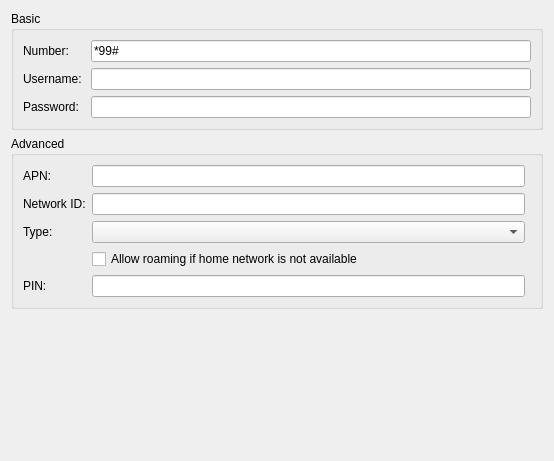
<?xml version="1.0" encoding="UTF-8"?>
<ui version="4.0">
 <author>Lukáš Tinkl &lt;lukas@redhat.com&gt;</author>
 <class>GsmWidget</class>
 <widget class="QWidget" name="GsmWidget">
  <property name="geometry">
   <rect>
    <x>0</x>
    <y>0</y>
    <width>554</width>
    <height>461</height>
   </rect>
  </property>
  <layout class="QVBoxLayout" name="verticalLayout">
   <item>
    <widget class="QGroupBox" name="basicGroup">
     <property name="title">
      <string>Basic</string>
     </property>
     <layout class="QGridLayout" name="gridLayout">
      <item row="0" column="0">
       <widget class="QLabel" name="label">
        <property name="text">
         <string>Number:</string>
        </property>
        <property name="buddy">
         <cstring>number</cstring>
        </property>
       </widget>
      </item>
      <item row="0" column="2">
       <widget class="KLineEdit" name="number">
        <property name="text">
         <string notr="true">*99#</string>
        </property>
       </widget>
      </item>
      <item row="1" column="0" colspan="2">
       <widget class="QLabel" name="label_2">
        <property name="text">
         <string>Username:</string>
        </property>
        <property name="buddy">
         <cstring>username</cstring>
        </property>
       </widget>
      </item>
      <item row="1" column="2">
       <widget class="KLineEdit" name="username"/>
      </item>
      <item row="2" column="0">
       <widget class="QLabel" name="label_3">
        <property name="text">
         <string>Password:</string>
        </property>
        <property name="buddy">
         <cstring>password</cstring>
        </property>
       </widget>
      </item>
      <item row="2" column="2">
       <layout class="QHBoxLayout" name="horizontalLayout">
        <item>
         <widget class="PasswordField" name="password">
          <property name="passwordMode" stdset="0">
           <bool>true</bool>
          </property>
         </widget>
        </item>
       </layout>
      </item>
     </layout>
    </widget>
   </item>
   <item>
    <widget class="QGroupBox" name="advGroup">
     <property name="sizePolicy">
      <sizepolicy hsizetype="Preferred" vsizetype="MinimumExpanding">
       <horstretch>0</horstretch>
       <verstretch>0</verstretch>
      </sizepolicy>
     </property>
     <property name="title">
      <string>Advanced</string>
     </property>
     <property name="checkable">
      <bool>false</bool>
     </property>
     <layout class="QGridLayout" name="gridLayout_2">
      <item row="3" column="1" colspan="2">
       <widget class="QCheckBox" name="roaming">
        <property name="text">
         <string>Allow roaming if home network is not available</string>
        </property>
       </widget>
      </item>
      <item row="0" column="0">
       <widget class="QLabel" name="label_4">
        <property name="text">
         <string>APN:</string>
        </property>
        <property name="buddy">
         <cstring>apn</cstring>
        </property>
       </widget>
      </item>
      <item row="1" column="0">
       <widget class="QLabel" name="labelNetworkId">
        <property name="text">
         <string>Network ID:</string>
        </property>
        <property name="buddy">
         <cstring>networkId</cstring>
        </property>
       </widget>
      </item>
      <item row="0" column="1">
       <widget class="KLineEdit" name="apn">
        <property name="sizePolicy">
         <sizepolicy hsizetype="MinimumExpanding" vsizetype="Fixed">
          <horstretch>0</horstretch>
          <verstretch>0</verstretch>
         </sizepolicy>
        </property>
       </widget>
      </item>
      <item row="2" column="0">
       <widget class="QLabel" name="label_6">
        <property name="text">
         <string>Type:</string>
        </property>
        <property name="buddy">
         <cstring>type</cstring>
        </property>
       </widget>
      </item>
      <item row="4" column="0">
       <widget class="QLabel" name="label_7">
        <property name="text">
         <string>PIN:</string>
        </property>
        <property name="buddy">
         <cstring>pin</cstring>
        </property>
       </widget>
      </item>
      <item row="1" column="1">
       <widget class="KLineEdit" name="networkId"/>
      </item>
      <item row="2" column="1">
       <widget class="KComboBox" name="type">
        <property name="sizePolicy">
         <sizepolicy hsizetype="MinimumExpanding" vsizetype="Fixed">
          <horstretch>0</horstretch>
          <verstretch>0</verstretch>
         </sizepolicy>
        </property>
       </widget>
      </item>
      <item row="4" column="1">
       <layout class="QHBoxLayout" name="horizontalLayout_3">
        <item>
         <widget class="PasswordField" name="pin">
          <property name="passwordMode" stdset="0">
           <bool>true</bool>
          </property>
         </widget>
        </item>
       </layout>
      </item>
     </layout>
    </widget>
   </item>
   <item>
    <spacer name="verticalSpacer">
     <property name="orientation">
      <enum>Qt::Vertical</enum>
     </property>
     <property name="sizeHint" stdset="0">
      <size>
       <width>20</width>
       <height>130</height>
      </size>
     </property>
    </spacer>
   </item>
  </layout>
 </widget>
 <customwidgets>
  <customwidget>
   <class>KLineEdit</class>
   <extends>QLineEdit</extends>
   <header>klineedit.h</header>
  </customwidget>
  <customwidget>
   <class>KComboBox</class>
   <extends>QComboBox</extends>
   <header>kcombobox.h</header>
  </customwidget>
  <customwidget>
   <class>PasswordField</class>
   <extends>QLineEdit</extends>
   <header>passwordfield.h</header>
  </customwidget>
 </customwidgets>
 <tabstops>
  <tabstop>number</tabstop>
  <tabstop>username</tabstop>
  <tabstop>password</tabstop>
  <tabstop>apn</tabstop>
  <tabstop>networkId</tabstop>
  <tabstop>type</tabstop>
  <tabstop>roaming</tabstop>
  <tabstop>pin</tabstop>
 </tabstops>
 <resources/>
 <connections/>
</ui>
